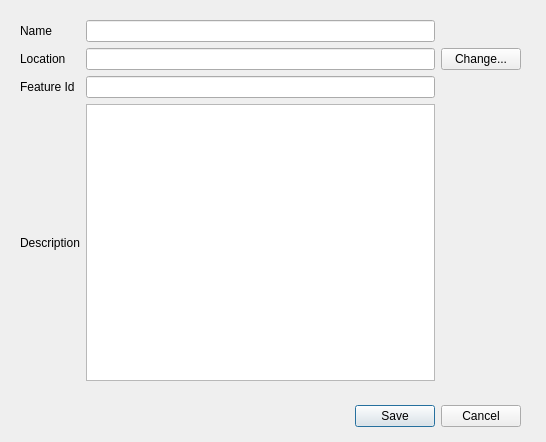
<?xml version="1.0" encoding="UTF-8"?>
<ui version="4.0">
 <class>Save_test_dialog</class>
 <widget class="QDialog" name="Save_test_dialog">
  <property name="geometry">
   <rect>
    <x>0</x>
    <y>0</y>
    <width>546</width>
    <height>442</height>
   </rect>
  </property>
  <property name="windowTitle">
   <string>Dialog</string>
  </property>
  <widget class="QDialogButtonBox" name="buttonBox">
   <property name="geometry">
    <rect>
     <x>20</x>
     <y>400</y>
     <width>501</width>
     <height>32</height>
    </rect>
   </property>
   <property name="orientation">
    <enum>Qt::Horizontal</enum>
   </property>
   <property name="standardButtons">
    <set>QDialogButtonBox::Cancel|QDialogButtonBox::Save</set>
   </property>
  </widget>
  <widget class="QWidget" name="gridLayoutWidget">
   <property name="geometry">
    <rect>
     <x>20</x>
     <y>20</y>
     <width>501</width>
     <height>361</height>
    </rect>
   </property>
   <layout class="QGridLayout" name="gridLayout">
    <item row="1" column="0">
     <widget class="QLabel" name="nameLbl">
      <property name="text">
       <string>Name</string>
      </property>
     </widget>
    </item>
    <item row="1" column="1">
     <widget class="QLineEdit" name="nameEdit"/>
    </item>
    <item row="3" column="0">
     <widget class="QLabel" name="locLbl">
      <property name="text">
       <string>Location</string>
      </property>
     </widget>
    </item>
    <item row="3" column="1">
     <widget class="QLineEdit" name="locEdit"/>
    </item>
    <item row="3" column="2">
     <widget class="QPushButton" name="locChange">
      <property name="text">
       <string>Change...</string>
      </property>
     </widget>
    </item>
    <item row="5" column="0">
     <widget class="QLabel" name="descLbl">
      <property name="text">
       <string>Description</string>
      </property>
     </widget>
    </item>
    <item row="4" column="0">
     <widget class="QLabel" name="fidLbl">
      <property name="text">
       <string>Feature Id</string>
      </property>
     </widget>
    </item>
    <item row="4" column="1">
     <widget class="QLineEdit" name="fidEdit"/>
    </item>
    <item row="5" column="1">
     <widget class="QTextEdit" name="descEdit"/>
    </item>
   </layout>
  </widget>
 </widget>
 <resources/>
 <connections>
  <connection>
   <sender>buttonBox</sender>
   <signal>accepted()</signal>
   <receiver>Save_test_dialog</receiver>
   <slot>accept()</slot>
   <hints>
    <hint type="sourcelabel">
     <x>248</x>
     <y>254</y>
    </hint>
    <hint type="destinationlabel">
     <x>157</x>
     <y>274</y>
    </hint>
   </hints>
  </connection>
  <connection>
   <sender>buttonBox</sender>
   <signal>rejected()</signal>
   <receiver>Save_test_dialog</receiver>
   <slot>reject()</slot>
   <hints>
    <hint type="sourcelabel">
     <x>316</x>
     <y>260</y>
    </hint>
    <hint type="destinationlabel">
     <x>286</x>
     <y>274</y>
    </hint>
   </hints>
  </connection>
 </connections>
</ui>
